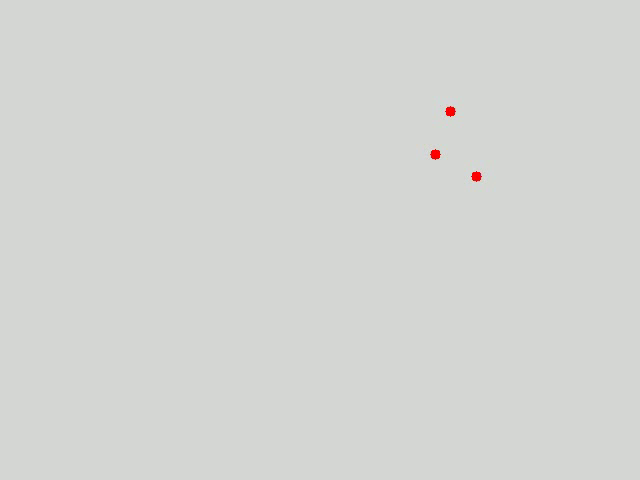
#> input picture frame 30 of Generador de videos/simulacion_leds_30fps.mp4, 640 x 480 px
$ python detector.py
#> lines starting #> are read from the running program, lines starting #| are printed output that depends on the picture; after the words box and inside, x2 and y2 are one past the last pixel; in counts of white or black regions, pixels touching at a corner belong together
import cv2
import numpy as np
import math

# RANGOS HSV para LED ROJO (ligeramente ampliados en brillo para robustez)
# (H: Tono, S: Saturación, V: Brillo)
HSV_LOWER_RED_1 = np.array([0, 50, 50])
HSV_UPPER_RED_1 = np.array([15, 255, 255])
HSV_LOWER_RED_2 = np.array([165, 50, 50])
HSV_UPPER_RED_2 = np.array([180, 255, 255])

# --- PARÁMETROS DE ROBUSTEZ ---
VENTANA_FRAMES = 2
UMBRAL_PARPADEO = 10
MIN_CIRCULARIDAD_PARPADEO = 0.65
MIN_CIRCULARIDAD_HSV = 0.45
KERNEL_GAUSS = (3, 3)
MIN_AREA_CONTOUR = 10

# ----------------------------------------

def detectar_centroides_leds_hibrido_mejorado(ruta_video, num_leds=3):
    """
    Implementa la detección híbrida con centroides ponderados y una memoria
    PERSISTENTE: si no detecta los 3 LEDs, usa la última posición válida.
    """
#> called with num_leds = 3
    cap = cv2.VideoCapture(ruta_video)
    if not cap.isOpened():
        print(f"Error: No se pudo abrir el archivo de video en {ruta_video}")
        return

    total_frames_procesados = 0
    frames_con_deteccion_completa = 0
    total_frames_en_video = int(cap.get(cv2.CAP_PROP_FRAME_COUNT))

    ret, frame_prev = cap.read()
#> frame_prev is the input picture: shape (480, 640, 3); mean B, G, R 210.8, 213.8, 212
    if not ret:
        print("Error: Video vacío o no se pudo leer el primer frame.")
        return
    gray_prev = cv2.cvtColor(frame_prev, cv2.COLOR_BGR2GRAY)

    ancho = int(cap.get(cv2.CAP_PROP_FRAME_WIDTH))
    alto = int(cap.get(cv2.CAP_PROP_FRAME_HEIGHT))
    print(f"Iniciando procesamiento de video ({ancho}x{alto}). Presiona 'q' para salir.")

    frame_buffer = [gray_prev] * VENTANA_FRAMES
#> frame_buffer = 2 items
    kernel_morph = np.ones((3, 3), np.uint8)

    # --- VARIABLE DE ESTADO PARA LA MEMORIA PERSISTENTE ---
    # Almacena las ubicaciones del ÚLTIMO frame que tuvo detección completa.
    last_successful_locations = []
    # ------------------------------------------------------

    while cap.isOpened():
        ret, frame_curr = cap.read()
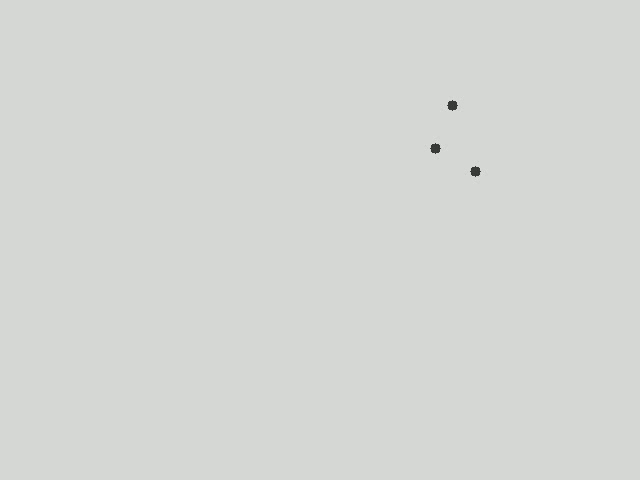
#> input picture frame 31 of Generador de videos/simulacion_leds_30fps.mp4, 640 x 480 px
#> frame_curr is the input picture: shape (480, 640, 3); mean B, G, R 211.9, 214.9, 212.9
        if not ret: break

        total_frames_procesados += 1

        frame_curr_bgr = frame_curr.copy()
        gray_curr = cv2.cvtColor(frame_curr, cv2.COLOR_BGR2GRAY)

        frame_buffer.append(gray_curr)
        frame_buffer.pop(0)

        if len(frame_buffer) < VENTANA_FRAMES:
            cv2.imshow('Deteccion de LEDS (Frame Actual)', frame_curr_bgr)
            cv2.waitKey(1)
            continue


        # -------------------------------------------------------------
        # MÉTODO 1: Parpadeo + CENTROIDE PONDERADO
        # -------------------------------------------------------------

        blurred_curr = cv2.GaussianBlur(frame_buffer[-1], KERNEL_GAUSS, 0)
        blurred_prev = cv2.GaussianBlur(frame_buffer[-2], KERNEL_GAUSS, 0)

        diff_frame = cv2.absdiff(blurred_curr, blurred_prev)
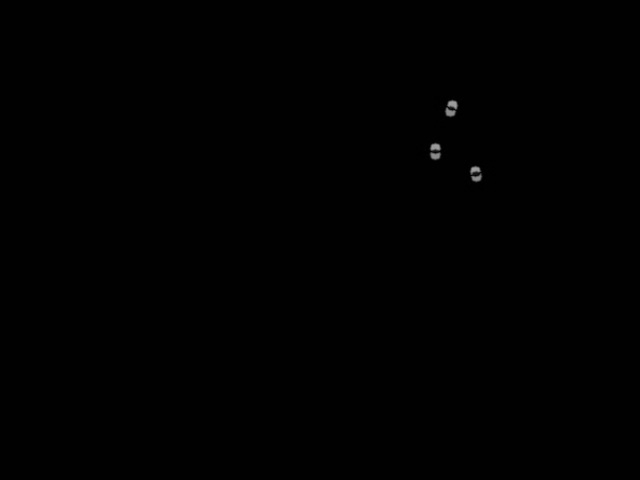
#> diff_frame: shape (480, 640); min 0, max 159, mean 1.2
        _, thresholded = cv2.threshold(diff_frame, UMBRAL_PARPADEO, 255, cv2.THRESH_BINARY)
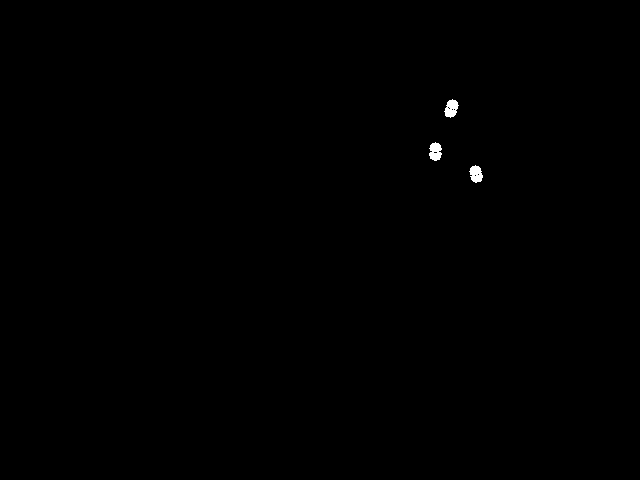
#> thresholded: shape (480, 640); 0.18% white; 3 white regions, box (x1, y1, x2, y2) and area: (444, 99, 459, 118) 184, (429, 142, 442, 161) 182, (469, 165, 483, 183) 174
        thresholded = cv2.morphologyEx(thresholded, cv2.MORPH_OPEN, kernel_morph, iterations=1)
#> thresholded: shape (480, 640); 0.17% white; 3 white regions

        contours_parpadeo, _ = cv2.findContours(thresholded.copy(), cv2.RETR_EXTERNAL, cv2.CHAIN_APPROX_SIMPLE)
#> contours_parpadeo = 3 contours; box (x1, y1, x2, y2) and area: (429, 143, 441, 161) 153, (470, 166, 483, 182) 147, (445, 100, 458, 117) 144

        led_locations_parpadeo = []

        for i, c in enumerate(contours_parpadeo):
            area = cv2.contourArea(c)
            if area < MIN_AREA_CONTOUR: continue

            perimeter = cv2.arcLength(c, True)
            circularity = 4 * math.pi * area / (perimeter * perimeter) if perimeter > 0 else 0

            if circularity < MIN_CIRCULARIDAD_PARPADEO: continue

            mask_blob = np.zeros(diff_frame.shape, dtype=np.uint8)
            cv2.drawContours(mask_blob, [c], -1, 255, -1)
            roi_intensity = cv2.bitwise_and(diff_frame, diff_frame, mask=mask_blob)

            M = cv2.moments(roi_intensity)

            if M["m00"] != 0:
                cX = M["m10"] / M["m00"]
                cY = M["m01"] / M["m00"]
                led_locations_parpadeo.append(((cX, cY), "P"))
#> this loop made 3 passes
#> (area, perimeter, circularity, cX, cY) on pass 1: (147, 48.97, 0.77, 475.5, 173.3)
#> (area, perimeter, circularity) on passes 2 to 3: (153, 55.8, 0.618), (143.5, 61.56, 0.476)
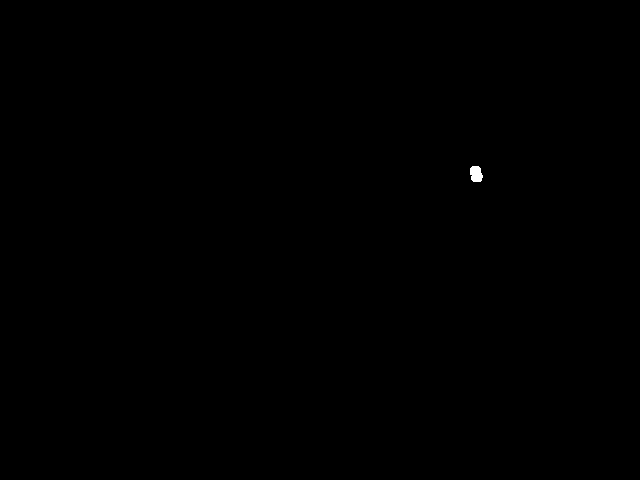
#> mask_blob: shape (480, 640); 0.06% white; 1 white region, box (x1, y1, x2, y2) and area: (470, 166, 483, 182) 170
#> after the loop, led_locations_parpadeo = [((475.5, 173.3), 'P')]


        # -------------------------------------------------------------
        # MÉTODO 2: Segmentación HSV (FALLBACK / RELLENO)
        # -------------------------------------------------------------

        led_locations_hsv = []
        if len(led_locations_parpadeo) < num_leds:

            hsv = cv2.cvtColor(frame_curr_bgr, cv2.COLOR_BGR2HSV)
#> hsv: shape (480, 640, 3); mean H, S, V 50, 4, 214.9
            mask_r1 = cv2.inRange(hsv, HSV_LOWER_RED_1, HSV_UPPER_RED_1)
#> mask_r1: shape (480, 640); every value is 0
            mask_r2 = cv2.inRange(hsv, HSV_LOWER_RED_2, HSV_UPPER_RED_2)
            mask_hsv = cv2.bitwise_or(mask_r1, mask_r2)
            mask_hsv = cv2.morphologyEx(mask_hsv, cv2.MORPH_CLOSE, kernel_morph, iterations=2)

            contours_hsv, _ = cv2.findContours(mask_hsv.copy(), cv2.RETR_EXTERNAL, cv2.CHAIN_APPROX_SIMPLE)
#> contours_hsv = []

            gray_curr_intensity = cv2.cvtColor(frame_curr_bgr, cv2.COLOR_BGR2GRAY)

            for i, c in enumerate(contours_hsv):
                area = cv2.contourArea(c)
                if area < MIN_AREA_CONTOUR: continue

                perimeter = cv2.arcLength(c, True)
                circularity = 4 * math.pi * area / (perimeter * perimeter) if perimeter > 0 else 0

                if circularity < MIN_CIRCULARIDAD_HSV: continue

                mask_blob = np.zeros(gray_curr_intensity.shape, dtype=np.uint8)
                cv2.drawContours(mask_blob, [c], -1, 255, -1)
                roi_intensity = cv2.bitwise_and(gray_curr_intensity, gray_curr_intensity, mask=mask_blob)

                M = cv2.moments(roi_intensity)
                if M["m00"] != 0:
                    cX = M["m10"] / M["m00"]
                    cY = M["m01"] / M["m00"]
                    led_locations_hsv.append(((cX, cY), "H"))
#> this loop made 0 passes
#> after the loop, led_locations_hsv = []

        # -------------------------------------------------------------
        # FUSIÓN Y SELECCIÓN FINAL DE CENTROIDES
        # -------------------------------------------------------------

        final_led_locations = list(led_locations_parpadeo)
#> final_led_locations = [((475.5, 173.3), 'P')]

        for (cX_hsv, cY_hsv), method in led_locations_hsv:

            is_duplicate = False
            for (cX_p, cY_p), _ in led_locations_parpadeo:
                distance = math.sqrt((cX_p - cX_hsv)**2 + (cY_p - cY_hsv)**2)
                if distance < 10:
                    is_duplicate = True
                    break

            if not is_duplicate and len(final_led_locations) < num_leds:
                final_led_locations.append(((cX_hsv, cY_hsv), method))


        # -------------------------------------------------------------
        # APLICACIÓN DE LA LÓGICA DE MEMORIA PERSISTENTE
        # -------------------------------------------------------------

        detection_method_summary = "FALLO" # Inicialización por defecto

        # Caso 1: Detección COMPLETA y exitosa
        if len(final_led_locations) == num_leds:
            frames_con_deteccion_completa += 1
            # ACTUALIZAR la memoria. Esto ocurre solo si la detección es completa.
            last_successful_locations = final_led_locations.copy()
            detection_method_summary = "Fusión" if len(final_led_locations) > len(led_locations_parpadeo) else "Parpadeo"

        # Caso 2: Detección FALLIDA, pero hay una memoria válida (¡Persistente!)
        elif len(final_led_locations) < num_leds and len(last_successful_locations) == num_leds:

            # USAR la memoria. Sobrescribe la detección incompleta con la última ubicación válida.
            final_led_locations = last_successful_locations.copy()
            detection_method_summary = "MEMORIA P." # P. de Persistente

        # Caso 3: Fallo completo sin memoria válida (solo en los primeros frames)
        else:
            detection_method_summary = "FALLO INICIAL"

        # -------------------------------------------------------------
        # DIBUJO DE RESULTADOS
        # -------------------------------------------------------------

        for i, ((cX, cY), method_tag) in enumerate(final_led_locations):
            # Lógica de color y etiqueta para la visualización
            if detection_method_summary == "MEMORIA P.":
                 color = (0, 165, 255) # Naranja/Amarillo para la memoria
                 method_tag = "M"
            elif method_tag == "P":
                 color = (0, 255, 0) # Verde para Parpadeo
            else: # method_tag == "H"
                 color = (255, 0, 0) # Azul para HSV

            cv2.circle(frame_curr_bgr, (int(cX), int(cY)), 4, color, -1)
            cv2.putText(frame_curr_bgr, f"L{i+1} ({method_tag})", (int(cX) + 8, int(cY) - 8),
                        cv2.FONT_HERSHEY_SIMPLEX, 0.5, color, 2)
#> this loop made 1 pass
#> (cX, cY, color) on pass 1: (475.5, 173.3, (0, 255, 0))
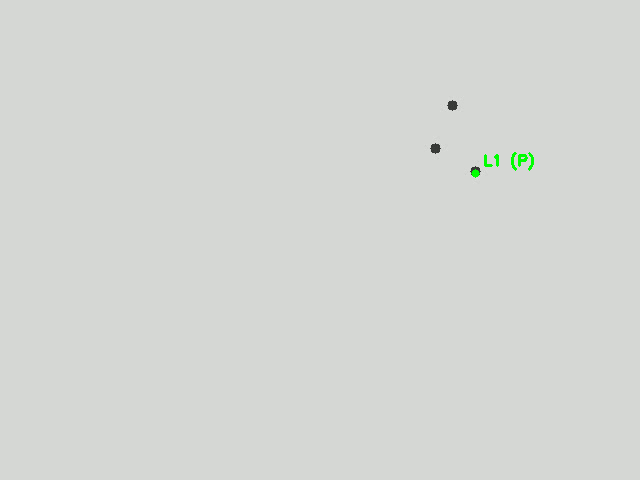
#> frame_curr_bgr: shape (480, 640, 3); 0.11% of pixels changed, all inside (x1, y1, x2, y2) = (471, 152, 534, 178)

        status_text = f"Det. LEDs: {len(final_led_locations)}/{num_leds} | M: {detection_method_summary}"
#> status_text = 'Det. LEDs: 1/3 | M: FALLO INICIAL'
        cv2.putText(frame_curr_bgr, status_text, (20, 40), cv2.FONT_HERSHEY_SIMPLEX, 0.7, (255, 255, 255), 2)
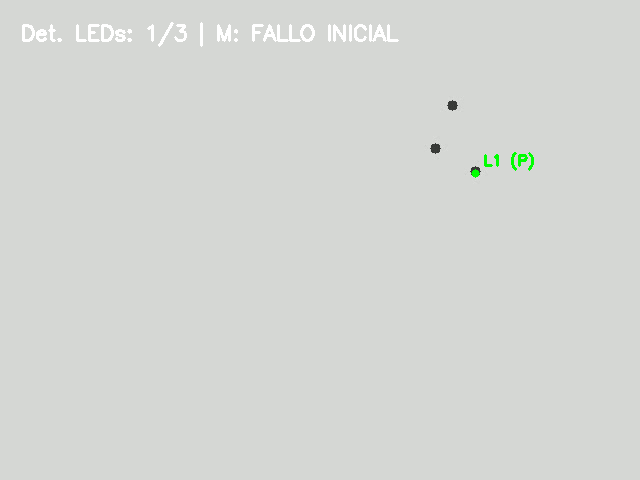
#> frame_curr_bgr: shape (480, 640, 3); 0.76% of pixels changed, all inside (x1, y1, x2, y2) = (22, 22, 399, 47)

        cv2.imshow('Deteccion de LEDS (Frame Actual)', frame_curr_bgr)

        gray_prev = gray_curr.copy()

        if cv2.waitKey(1) & 0xFF == ord('q'):
#> (key q is pressed here)
            break

    # Liberar recursos
    cap.release()
    cv2.destroyAllWindows()

    # --- REPORTE DE ESTADÍSTICAS ---
    if total_frames_procesados > 0:
        # Nota: 'frames_con_deteccion_completa' ahora solo cuenta los frames donde el algoritmo
        # REALMENTE detectó los 3 LEDs (sin memoria), lo cual es la métrica de precisión más honesta.
        porcentaje_precision = (frames_con_deteccion_completa / total_frames_procesados) * 100

        print("\n" + "="*50)
        print("         REPORTE DE PRECISIÓN DE DETECCIÓN ")
        print("="*50)
        print(f"Frames Totales en Video:    {total_frames_en_video}")
        print(f"Frames Procesados:          {total_frames_procesados}")
        print("-" * 50)
        print(f"Frames con {num_leds} LEDs detectados REALMENTE: {frames_con_deteccion_completa}")
        print(f"Tasa de Detección REAL:     {porcentaje_precision:.2f}%")
        print("="*50 + "\n")
    else:
        print("No se procesaron frames.")


# --- USAR EL CÓDIGO ---

if __name__ == '__main__':
    VIDEO_PATH = '../Generador de videos/simulacion_leds_30fps.mp4'


    detectar_centroides_leds_hibrido_mejorado(
        ruta_video=VIDEO_PATH,
        num_leds=3
    )

$ run again, starting later in the video
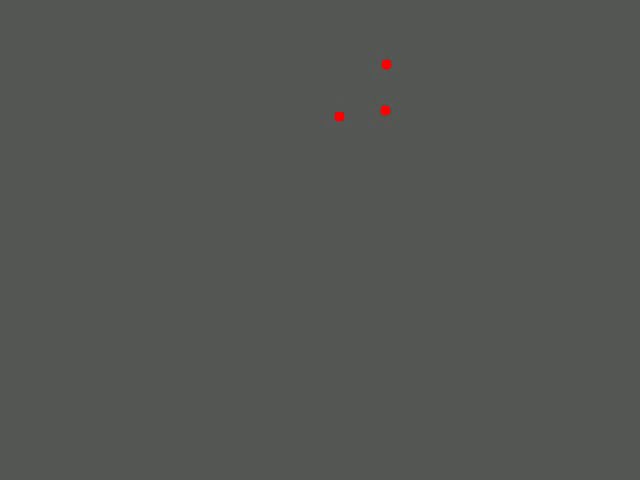
#> input picture frame 136 of Generador de videos/simulacion_leds_30fps.mp4, 640 x 480 px
#> frame_buffer = 2 items
#> in detectar_centroides_leds_hibrido_mejorado, frame_curr is the input picture: shape (480, 640, 3); mean B, G, R 82.9, 85.9, 84.1
#> contours_parpadeo = 3 contours; box (x1, y1, x2, y2) and area: (374, 58, 383, 69) 70, (374, 104, 384, 114) 66, (328, 113, 338, 123) 66
#> the loop in detectar_centroides_leds_hibrido_mejorado, `for i, c in enumerate(contours_parpadeo):` made 3 passes
#> (area, perimeter, circularity, cX, cY) on passes 1 to 3: (65.5, 31.9, 0.809, 332.4, 117.3), (66, 31.31, 0.846, 378.5, 108.7), (69.5, 31.9, 0.858, 377.8, 62.96)
#> after the loop in detectar_centroides_leds_hibrido_mejorado, `for i, c in enumerate(contours_parpadeo):`: led_locations_parpadeo = [((332.4, 117.3), 'P'), ((378.5, 108.7), 'P'), ((377.8, 62.96), 'P')]
#> final_led_locations has the same summary as led_locations_parpadeo
#> last_successful_locations has the same summary as led_locations_parpadeo
#> detection_method_summary = 'Parpadeo'
#> the loop in detectar_centroides_leds_hibrido_mejorado, `for i, ((cX, cY), method_tag) in enumerate(final_led_locations):` made 3 passes
#> after the loop in detectar_centroides_leds_hibrido_mejorado, `for i, ((cX, cY), method_tag) in enumerate(final_led_locations):`:
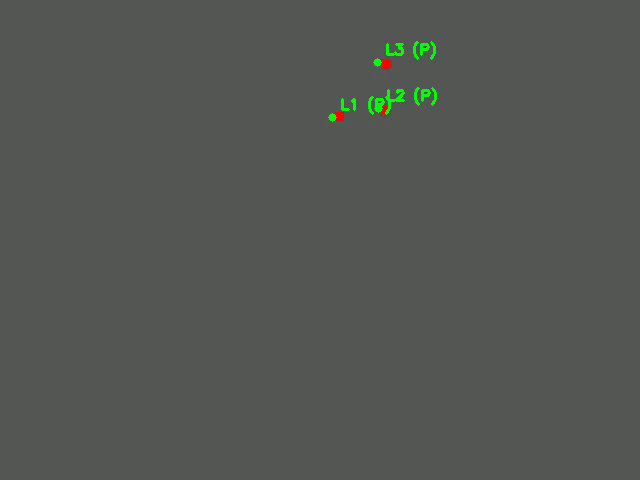
#> frame_curr_bgr: shape (480, 640, 3); 0.34% of pixels changed, all inside (x1, y1, x2, y2) = (328, 41, 437, 122)
#> status_text = 'Det. LEDs: 3/3 | M: Parpadeo'
#> in detectar_centroides_leds_hibrido_mejorado, `cv2.putText(frame_curr_bgr, status_text, (20, 40), cv2.FONT_HERSHEY_SI..`:
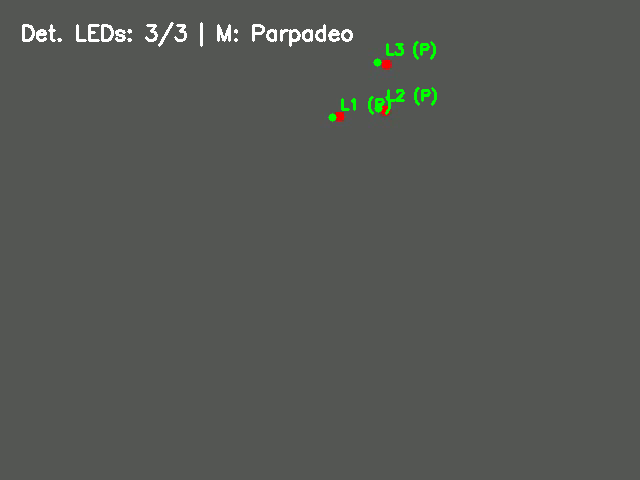
#> frame_curr_bgr: shape (480, 640, 3); 0.69% of pixels changed, all inside (x1, y1, x2, y2) = (22, 22, 353, 47)

$ run again, starting later in the video
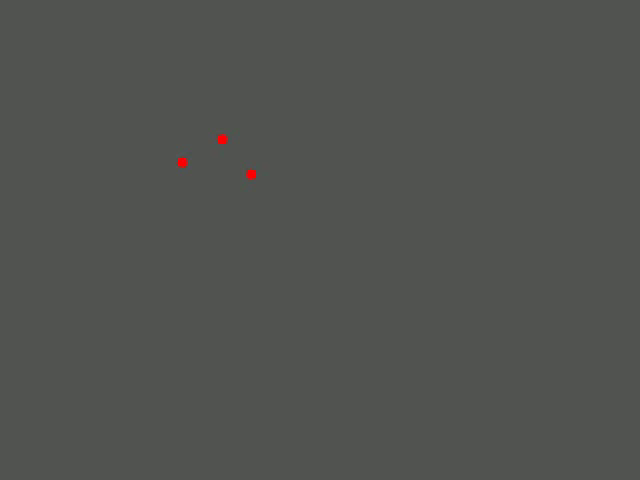
#> input picture frame 240 of Generador de videos/simulacion_leds_30fps.mp4, 640 x 480 px
#> in detectar_centroides_leds_hibrido_mejorado, frame_prev is the input picture: shape (480, 640, 3); mean B, G, R 79.9, 82.9, 81.1
#> frame_buffer = 2 items
#> contours_parpadeo = 3 contours; box (x1, y1, x2, y2) and area: (225, 141, 235, 150) 64, (252, 178, 261, 187) 62, (184, 163, 193, 172) 62
#> the loop in detectar_centroides_leds_hibrido_mejorado, `for i, c in enumerate(contours_parpadeo):` made 3 passes
#> (area, perimeter, circularity, cX, cY) on passes 1 to 3: (62.5, 30.24, 0.859, 256, 182), (62.5, 30.24, 0.859, 188.1, 167.1), (64, 30.49, 0.865, 229.2, 145.1)
#> after the loop in detectar_centroides_leds_hibrido_mejorado, `for i, c in enumerate(contours_parpadeo):`: led_locations_parpadeo = [((256, 182), 'P'), ((188.1, 167.1), 'P'), ((229.2, 145.1), 'P')]
#> final_led_locations has the same summary as led_locations_parpadeo
#> last_successful_locations has the same summary as led_locations_parpadeo
#> detection_method_summary = 'Parpadeo'
#> the loop in detectar_centroides_leds_hibrido_mejorado, `for i, ((cX, cY), method_tag) in enumerate(final_led_locations):` made 3 passes
#> after the loop in detectar_centroides_leds_hibrido_mejorado, `for i, ((cX, cY), method_tag) in enumerate(final_led_locations):`:
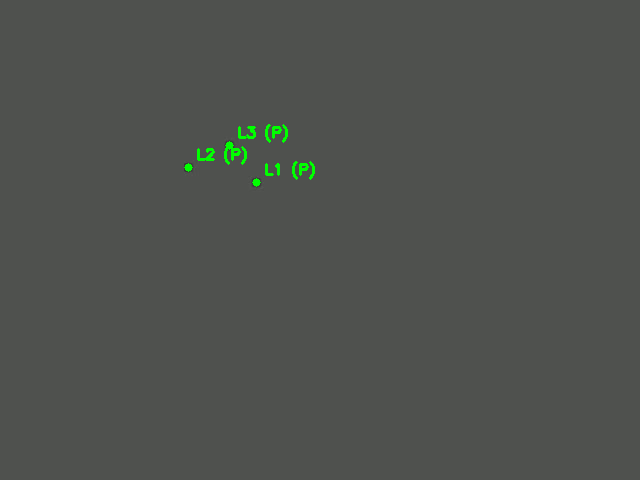
#> frame_curr_bgr: shape (480, 640, 3); mean B, G, R 77.7, 81.6, 78.7
#> status_text = 'Det. LEDs: 3/3 | M: Parpadeo'
#> in detectar_centroides_leds_hibrido_mejorado, `cv2.putText(frame_curr_bgr, status_text, (20, 40), cv2.FONT_HERSHEY_SI..`:
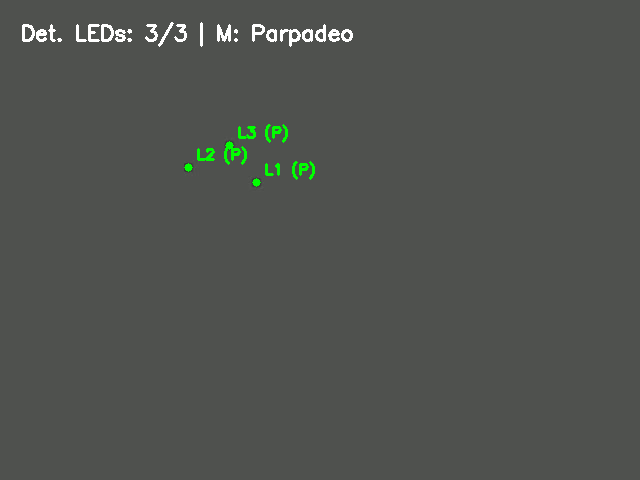
#> frame_curr_bgr: shape (480, 640, 3); 0.69% of pixels changed, all inside (x1, y1, x2, y2) = (22, 22, 353, 47)
